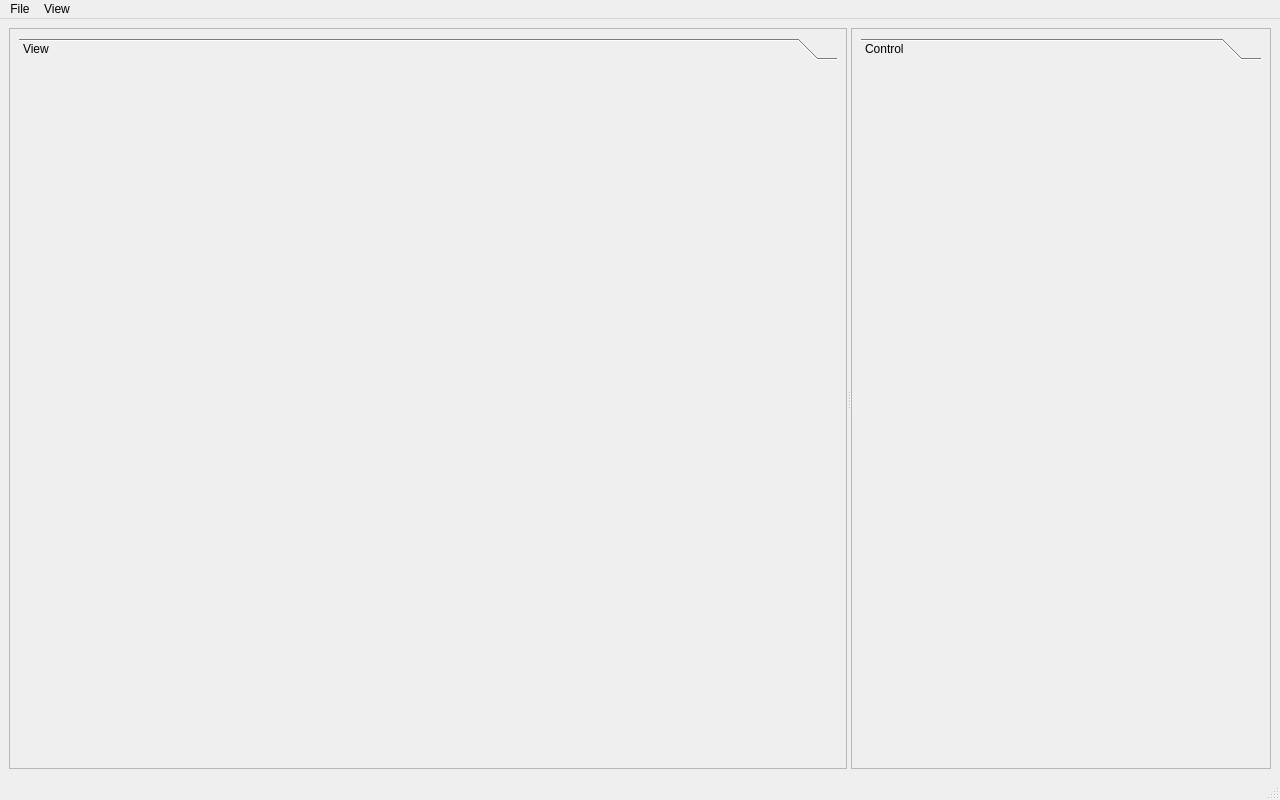
<?xml version="1.0" encoding="UTF-8"?>
<ui version="4.0">
 <class>MainWindow</class>
 <widget class="QMainWindow" name="MainWindow">
  <property name="geometry">
   <rect>
    <x>0</x>
    <y>0</y>
    <width>1280</width>
    <height>800</height>
   </rect>
  </property>
  <property name="windowTitle">
   <string/>
  </property>
  <widget class="QWidget" name="centralwidget">
   <property name="sizePolicy">
    <sizepolicy hsizetype="Preferred" vsizetype="Preferred">
     <horstretch>0</horstretch>
     <verstretch>0</verstretch>
    </sizepolicy>
   </property>
   <layout class="QHBoxLayout" name="horizontalLayout">
    <item>
     <widget class="QSplitter" name="splitter">
      <property name="sizePolicy">
       <sizepolicy hsizetype="Expanding" vsizetype="Preferred">
        <horstretch>0</horstretch>
        <verstretch>0</verstretch>
       </sizepolicy>
      </property>
      <property name="orientation">
       <enum>Qt::Horizontal</enum>
      </property>
      <widget class="QFrame" name="viewFrame">
       <property name="sizePolicy">
        <sizepolicy hsizetype="Preferred" vsizetype="Preferred">
         <horstretch>60</horstretch>
         <verstretch>0</verstretch>
        </sizepolicy>
       </property>
       <property name="minimumSize">
        <size>
         <width>0</width>
         <height>0</height>
        </size>
       </property>
       <property name="maximumSize">
        <size>
         <width>16777215</width>
         <height>16777215</height>
        </size>
       </property>
       <property name="frameShape">
        <enum>QFrame::StyledPanel</enum>
       </property>
       <property name="frameShadow">
        <enum>QFrame::Raised</enum>
       </property>
       <layout class="QHBoxLayout" name="viewLayout">
        <item>
         <widget class="QToolBox" name="viewToolBox">
          <property name="sizePolicy">
           <sizepolicy hsizetype="Preferred" vsizetype="Preferred">
            <horstretch>0</horstretch>
            <verstretch>0</verstretch>
           </sizepolicy>
          </property>
          <property name="currentIndex">
           <number>0</number>
          </property>
          <widget class="QWidget" name="viewPage">
           <property name="geometry">
            <rect>
             <x>0</x>
             <y>0</y>
             <width>825</width>
             <height>700</height>
            </rect>
           </property>
           <attribute name="label">
            <string>View</string>
           </attribute>
          </widget>
         </widget>
        </item>
       </layout>
      </widget>
      <widget class="QFrame" name="controlFrame">
       <property name="enabled">
        <bool>true</bool>
       </property>
       <property name="sizePolicy">
        <sizepolicy hsizetype="MinimumExpanding" vsizetype="Preferred">
         <horstretch>40</horstretch>
         <verstretch>0</verstretch>
        </sizepolicy>
       </property>
       <property name="minimumSize">
        <size>
         <width>420</width>
         <height>0</height>
        </size>
       </property>
       <property name="maximumSize">
        <size>
         <width>400</width>
         <height>16777215</height>
        </size>
       </property>
       <property name="frameShape">
        <enum>QFrame::StyledPanel</enum>
       </property>
       <property name="frameShadow">
        <enum>QFrame::Raised</enum>
       </property>
       <layout class="QHBoxLayout" name="controlLayout">
        <item>
         <widget class="QToolBox" name="controlToolBox">
          <property name="sizePolicy">
           <sizepolicy hsizetype="Preferred" vsizetype="Preferred">
            <horstretch>0</horstretch>
            <verstretch>0</verstretch>
           </sizepolicy>
          </property>
          <property name="minimumSize">
           <size>
            <width>0</width>
            <height>0</height>
           </size>
          </property>
          <property name="currentIndex">
           <number>0</number>
          </property>
          <widget class="QWidget" name="controlPage">
           <property name="geometry">
            <rect>
             <x>0</x>
             <y>0</y>
             <width>396</width>
             <height>700</height>
            </rect>
           </property>
           <attribute name="label">
            <string>Control</string>
           </attribute>
          </widget>
         </widget>
        </item>
       </layout>
      </widget>
     </widget>
    </item>
   </layout>
  </widget>
  <widget class="QMenuBar" name="menuBar">
   <property name="geometry">
    <rect>
     <x>0</x>
     <y>0</y>
     <width>1280</width>
     <height>21</height>
    </rect>
   </property>
   <widget class="QMenu" name="menuFile">
    <property name="title">
     <string>File</string>
    </property>
    <addaction name="actionQuit"/>
   </widget>
   <widget class="QMenu" name="menuView">
    <property name="title">
     <string>View</string>
    </property>
   </widget>
   <addaction name="menuFile"/>
   <addaction name="menuView"/>
  </widget>
  <widget class="QStatusBar" name="statusbar"/>
  <action name="actionQuit">
   <property name="text">
    <string>&amp;Quit</string>
   </property>
   <property name="shortcut">
    <string>Ctrl+Q</string>
   </property>
  </action>
 </widget>
 <resources/>
 <connections>
  <connection>
   <sender>actionQuit</sender>
   <signal>triggered()</signal>
   <receiver>MainWindow</receiver>
   <slot>close()</slot>
   <hints>
    <hint type="sourcelabel">
     <x>-1</x>
     <y>-1</y>
    </hint>
    <hint type="destinationlabel">
     <x>399</x>
     <y>299</y>
    </hint>
   </hints>
  </connection>
  <connection>
   <sender>viewToolBox</sender>
   <signal>currentChanged(int)</signal>
   <receiver>MainWindow</receiver>
   <slot>viewChanged(int)</slot>
   <hints>
    <hint type="sourcelabel">
     <x>438</x>
     <y>400</y>
    </hint>
    <hint type="destinationlabel">
     <x>639</x>
     <y>399</y>
    </hint>
   </hints>
  </connection>
  <connection>
   <sender>controlToolBox</sender>
   <signal>currentChanged(int)</signal>
   <receiver>MainWindow</receiver>
   <slot>controlChanged(int)</slot>
   <hints>
    <hint type="sourcelabel">
     <x>1075</x>
     <y>400</y>
    </hint>
    <hint type="destinationlabel">
     <x>639</x>
     <y>399</y>
    </hint>
   </hints>
  </connection>
 </connections>
 <slots>
  <slot>viewChanged(int)</slot>
  <slot>controlChanged(int)</slot>
 </slots>
</ui>
